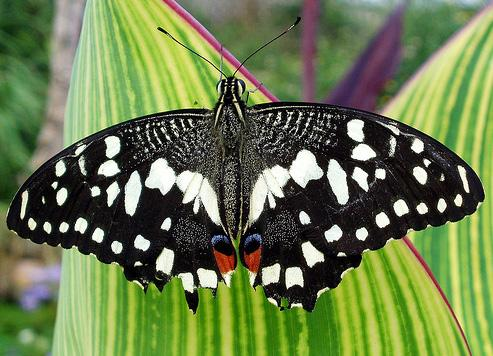
#> input picture Ex_Files_OpenCV_Python_Dev/Exercise Files/Ch02/02_04 Begin/butterfly.jpg, 493 x 356 px
$ python 02_04.py
#> lines starting #> are read from the running program, lines starting #| are printed output that depends on the picture
import numpy as np
import cv2

img = cv2.imread('butterfly.jpg')
#> img is the input picture: shape (356, 493, 3); mean B, G, R 77.2, 123.6, 107
cv2.imshow("Butterfly", img)
cv2.moveWindow("Butterfly", 0, 0)

height, width, channels = img.shape
#> height = 356; width = 493; channels = 3

b, g, r = cv2.split(img)
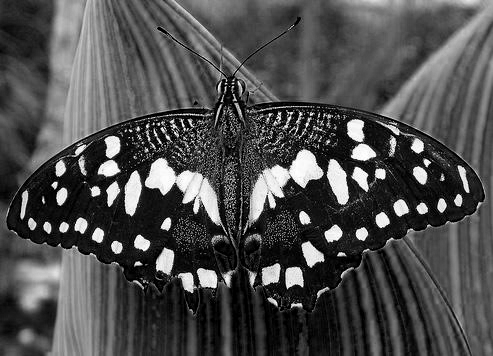
#> b: shape (356, 493); min 0, max 255, mean 77.2
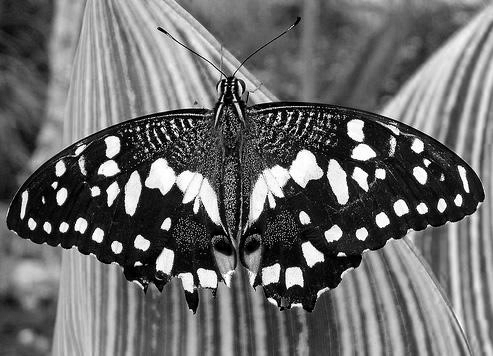
#> r: shape (356, 493); min 0, max 255, mean 107

hsv = cv2.cvtColor(img, cv2.COLOR_BGR2HSV)
#> hsv: shape (356, 493, 3); mean H, S, V 56.2, 104.6, 127.3
h, s, v = cv2.split(hsv)
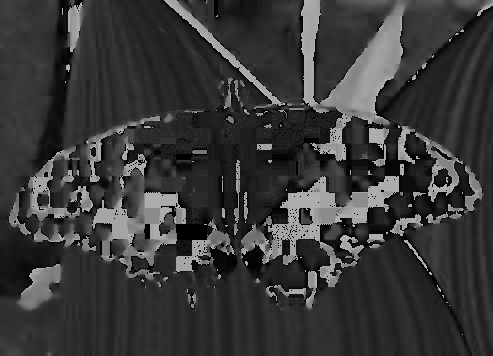
#> h: shape (356, 493); min 0, max 179, mean 56.2
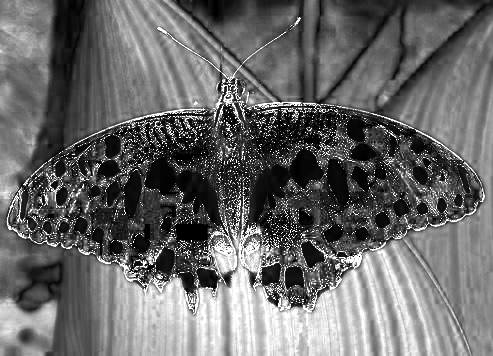
#> s: shape (356, 493); min 0, max 255, mean 104.6
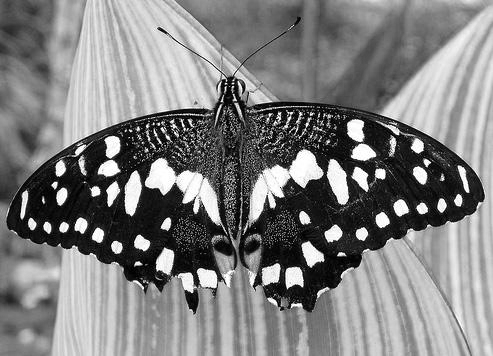
#> v: shape (356, 493); min 0, max 255, mean 127.3

bgr_split = np.concatenate((b, g, r), axis=1)
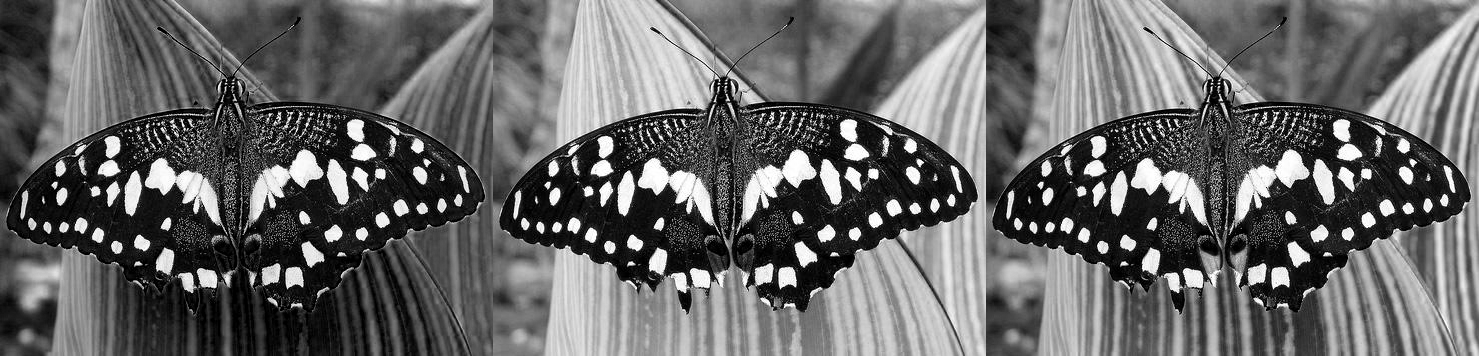
#> bgr_split: shape (356, 1479); min 0, max 255, mean 102.6
hsv_split = np.concatenate((h, s, v), axis=1)
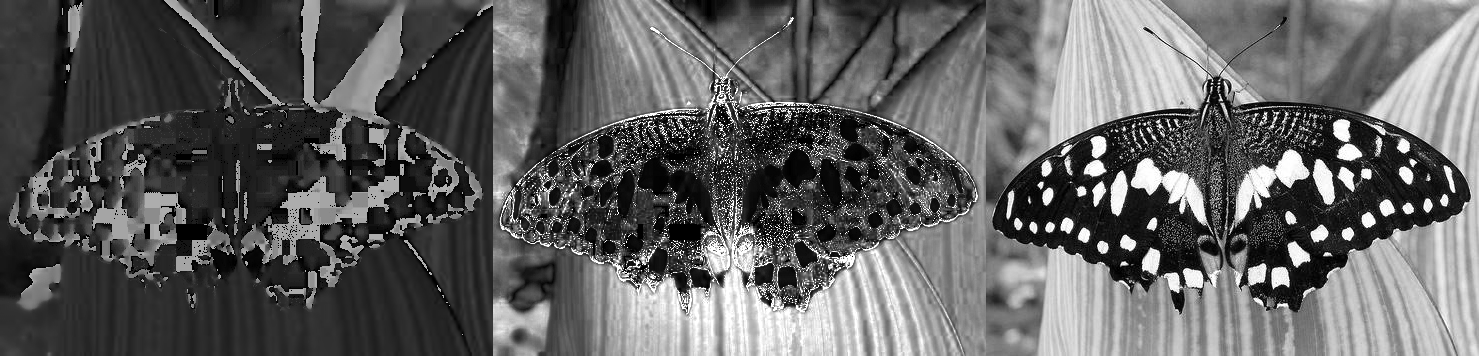
#> hsv_split: shape (356, 1479); min 0, max 255, mean 96

cv2.imshow('BGR', bgr_split)
cv2.imshow('HSV', hsv_split)

cv2.waitKey(0)
cv2.destroyAllWindows()
